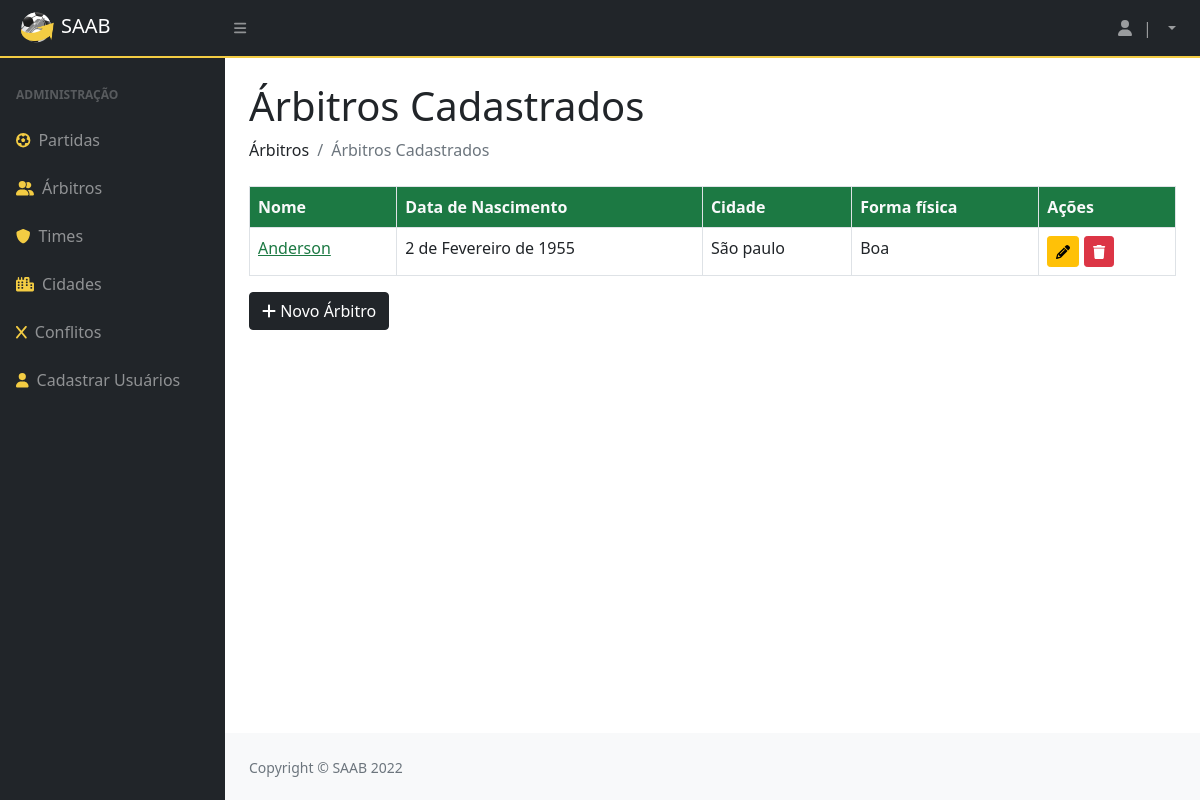
The app's page /arbitros/, older data.
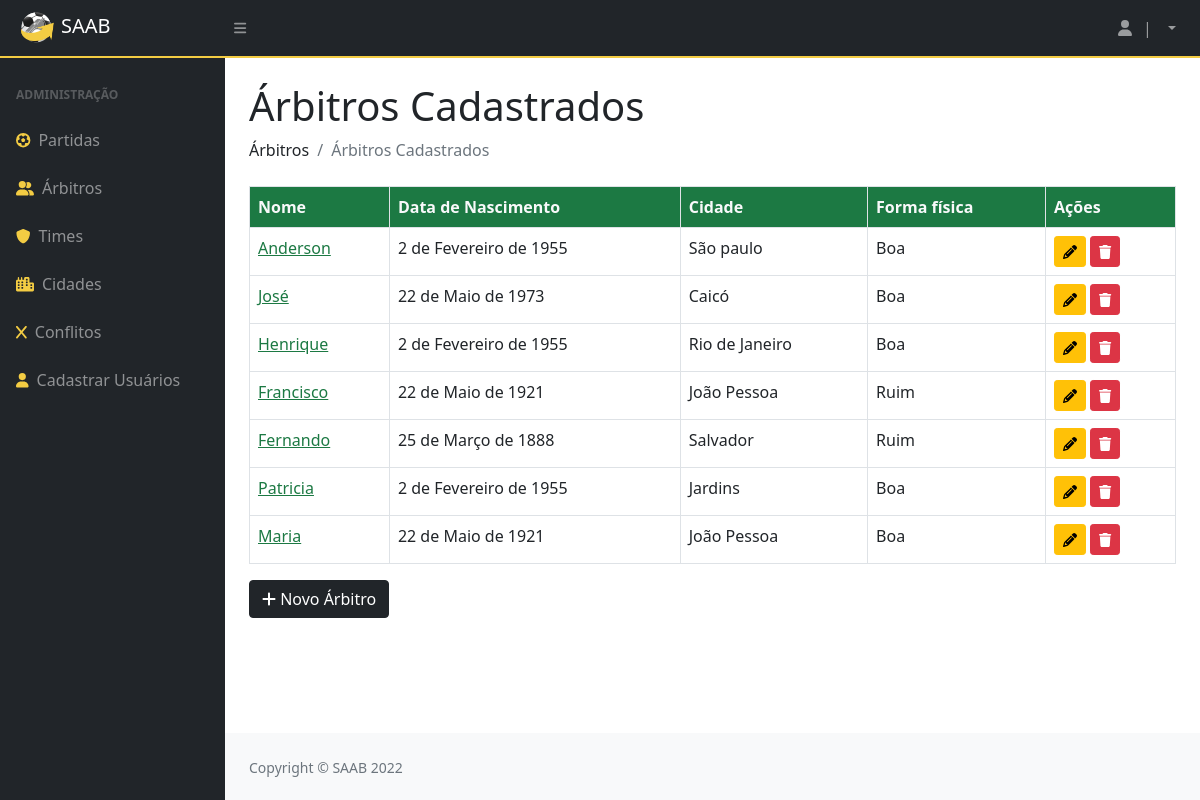
The same page, newer data.
### privado/models.py (models this page shows, shortened)
class Arbitro(models.Model):
    codigo = models.AutoField(primary_key=True)
    datanasc = models.DateField()
    cidade = models.ForeignKey(Cidade, on_delete=models.CASCADE)
    nome = models.CharField(max_length=100)
    formafisica = models.BooleanField()

class Cidade(models.Model):
    codigo = models.AutoField(primary_key=True)
    nome = models.CharField(max_length=100)
    def __str__(self):
        return (self.nome)

### privado/views.py (the view)
# urls.py: path('arbitros/', arbitros, name="url_arbitros"),
@has_permission_decorator('mexer_no_sistema')
def arbitros(request):
    arbt = Arbitro.objects.all()
    pacote = {"arbitros": arbt, "editArbitro": 123}
    return render(request, "SAAB/arbitros.html", pacote)

### privado/templates/SAAB/arbitros.html (shortened to what this page needs)
{% extends 'SAAB/layout.html' %}
{% block conteudo %}
{% load static %}
{% load crispy_forms_tags %}
<!DOCTYPE html>
<html>
<head>
</head>
<body>
    <h1 class="mt-4">Árbitros Cadastrados</h1>
    <ol class="breadcrumb mb-4">
        <li class="breadcrumb-item">Árbitros</li>
        <li class="breadcrumb-item active">Árbitros Cadastrados</li>
    </ol>
    <table class="table table-bordered">
        <thead class="text-light">
            <tr>
                <th>Nome</th>
                <th>Data de Nascimento</th>
                <th>Cidade</th>
                <th>Forma física</th>
                <th>Ações</th>
            </tr>
        </thead>
        {% for i in arbitros %}
        <tr>
            <td><a href="{% url 'url_detalhamentoArbitro' i.codigo %}" class="text-verde">{{ i.nome }}</a></td>
            <td>{{ i.datanasc }}</td>
            <td>{{ i.cidade }}</td>
            {% if i.formafisica == True %}
                <td> Boa </td>
            {% else %}
                <td> Ruim </td>
            {% endif %}
            <td>
                <a href="{% url 'url_updateArbitro' i.codigo %}"><button type= "button" class="btn btn-warning btn-sm"><i
                            class="fas fa-pencil"></i></button></a>
                <a href="{% url 'url_deleteArbitro' i.codigo %}"><button class="btn btn-danger btn-sm"><i
                            class="fas fa-trash"></i></button></a>
            </td>
        </tr>
        {% endfor %}
    </table>
    <a href="{% url 'url_formArbitro' %}"><button class="btn btn-dark"><i class="fa-solid fa-plus"></i>&nbsp;Novo Árbitro</button></a>
</body>
</html>
{% endblock %}

Row changes from the older to the newer data that the page shows:
added Arbitro: nome "José", datanasc "22 de Maio de 1973", cidade "Caicó", formafisica "Boa"
added Arbitro: nome "Henrique", datanasc "2 de Fevereiro de 1955", cidade "Rio de Janeiro", formafisica "Boa"
added Arbitro: nome "Francisco", datanasc "22 de Maio de 1921", cidade "João Pessoa", formafisica "Ruim"
added Arbitro: nome "Fernando", datanasc "25 de Março de 1888", cidade "Salvador", formafisica "Ruim"
added Arbitro: nome "Patricia", datanasc "2 de Fevereiro de 1955", cidade "Jardins", formafisica "Boa"
added Arbitro: nome "Maria", datanasc "22 de Maio de 1921", cidade "João Pessoa", formafisica "Boa"
